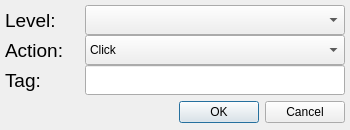
<?xml version="1.0" encoding="UTF-8"?>
<ui version="4.0">
 <class>Dialog</class>
 <widget class="QDialog" name="Dialog">
  <property name="geometry">
   <rect>
    <x>0</x>
    <y>0</y>
    <width>350</width>
    <height>130</height>
   </rect>
  </property>
  <property name="minimumSize">
   <size>
    <width>350</width>
    <height>130</height>
   </size>
  </property>
  <property name="maximumSize">
   <size>
    <width>350</width>
    <height>130</height>
   </size>
  </property>
  <property name="windowTitle">
   <string>Action Node</string>
  </property>
  <widget class="QLabel" name="label_1">
   <property name="geometry">
    <rect>
     <x>5</x>
     <y>5</y>
     <width>75</width>
     <height>30</height>
    </rect>
   </property>
   <property name="font">
    <font>
     <pointsize>14</pointsize>
    </font>
   </property>
   <property name="text">
    <string>Level:</string>
   </property>
  </widget>
  <widget class="QLabel" name="label_2">
   <property name="geometry">
    <rect>
     <x>5</x>
     <y>35</y>
     <width>75</width>
     <height>30</height>
    </rect>
   </property>
   <property name="font">
    <font>
     <pointsize>14</pointsize>
    </font>
   </property>
   <property name="text">
    <string>Action:</string>
   </property>
  </widget>
  <widget class="QLabel" name="label_3">
   <property name="geometry">
    <rect>
     <x>5</x>
     <y>65</y>
     <width>75</width>
     <height>30</height>
    </rect>
   </property>
   <property name="font">
    <font>
     <pointsize>14</pointsize>
    </font>
   </property>
   <property name="text">
    <string>Tag:</string>
   </property>
  </widget>
  <widget class="QComboBox" name="levelCB">
   <property name="geometry">
    <rect>
     <x>85</x>
     <y>5</y>
     <width>260</width>
     <height>30</height>
    </rect>
   </property>
  </widget>
  <widget class="QComboBox" name="actionCB">
   <property name="geometry">
    <rect>
     <x>85</x>
     <y>35</y>
     <width>260</width>
     <height>30</height>
    </rect>
   </property>
   <item>
    <property name="text">
     <string>Click</string>
    </property>
   </item>
   <item>
    <property name="text">
     <string>Time</string>
    </property>
   </item>
  </widget>
  <widget class="QLineEdit" name="valueLE">
   <property name="geometry">
    <rect>
     <x>85</x>
     <y>65</y>
     <width>260</width>
     <height>30</height>
    </rect>
   </property>
  </widget>
  <widget class="QDialogButtonBox" name="buttonBox">
   <property name="geometry">
    <rect>
     <x>179</x>
     <y>100</y>
     <width>166</width>
     <height>25</height>
    </rect>
   </property>
   <property name="standardButtons">
    <set>QDialogButtonBox::Cancel|QDialogButtonBox::Ok</set>
   </property>
  </widget>
 </widget>
 <resources/>
 <connections/>
</ui>
